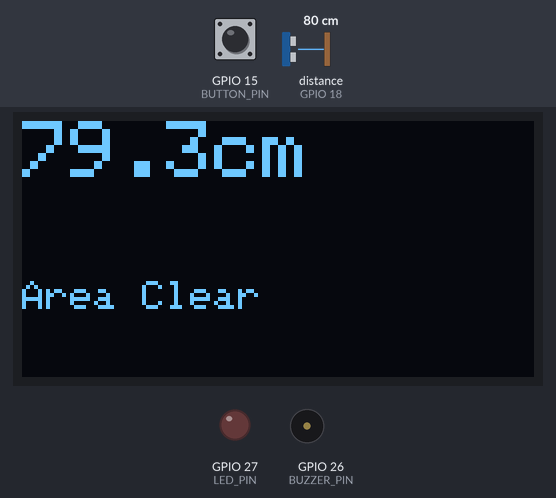
Recording of a program running on a simulated ESP32. Parts: 128×64 one-colour display, output pins drawn as LEDs (lit = HIGH), buzzer (waves = sounding). Wiring (from diagram.json): ultrasonic range finder: trigger GPIO 5; echo GPIO 18. Inputs (shaded band) come from the test bench; at power-on: distance to the obstacle (sensor on GPIO 18) 80 cm, GPIO 15 (BUTTON_PIN) HIGH. The echo pulse lasts 58.3 µs per cm; pins used as bus, display or sensor lines are not drawn; what the program prints to the serial monitor is not drawn.

Above: at 1.3 s.
1.4 s: distance to the obstacle (sensor on GPIO 18) set to 23 cm
At 2.3 s:
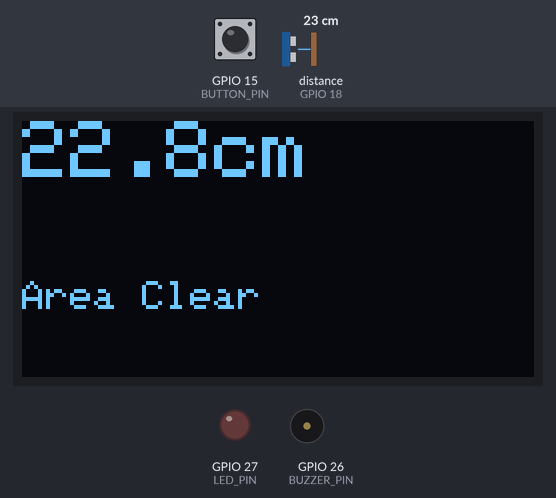
3.1 s: distance to the obstacle (sensor on GPIO 18) set to 18 cm
At 4.1 s:
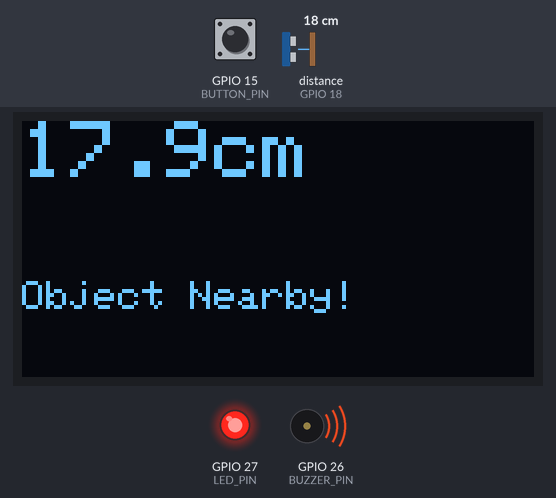
4.7 s: GPIO 15 (BUTTON_PIN) pulled LOW for 0.65 s
At 6.0 s:
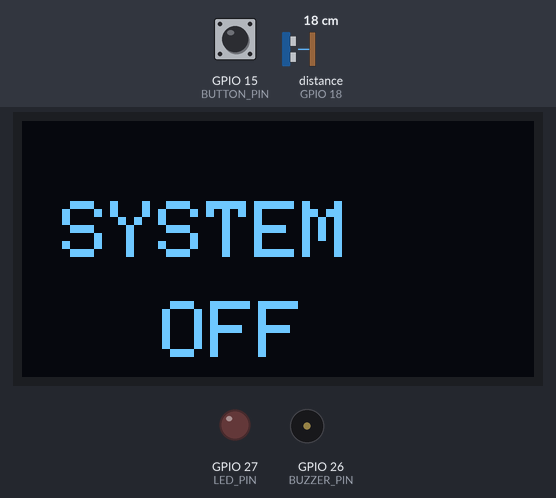
6.8 s: GPIO 15 (BUTTON_PIN) pulled LOW for 1 s
At 8.5 s:
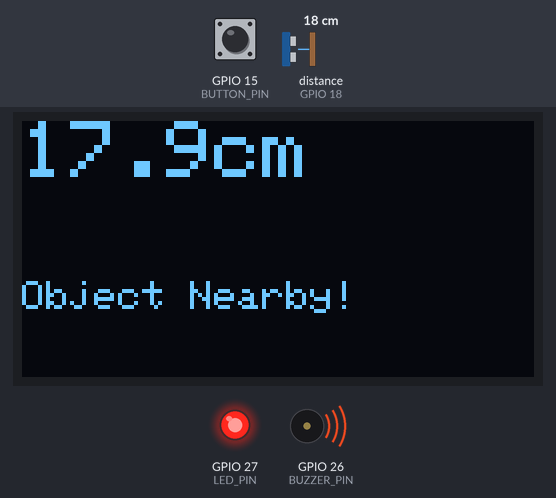
9.3 s: distance to the obstacle (sensor on GPIO 18) set to 2 cm
At 10.6 s:
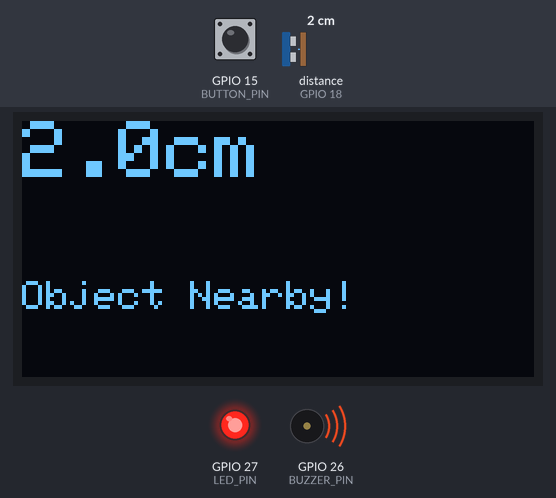
11.3 s: GPIO 15 (BUTTON_PIN) pulled LOW for 3.2 s
At 12.5 s:
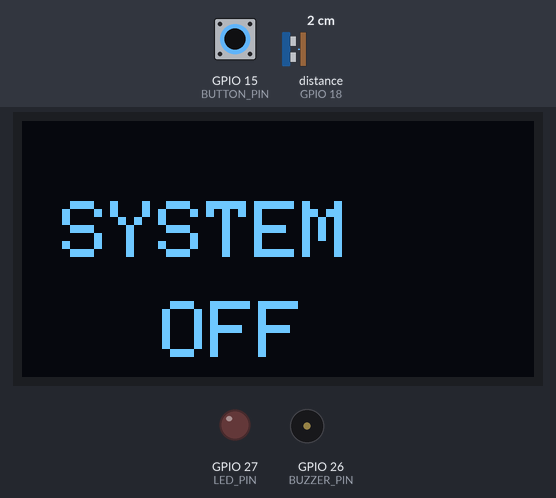
Timing chart, 0 to 14.3 s (numbered marks = the images above; inputs shaded):
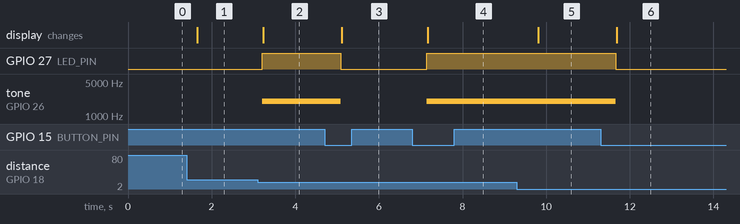

Measured:
- the behaviour switches between 21 and 20 cm on distance to the obstacle (sensor on GPIO 18) (found by bisection; images 1 and 2)
- after the input at 1.4 s, the display: changes after 0.25 s (image 1)
- after the input at 3.1 s, GPIO 27 (LED_PIN): LOW → HIGH after 0.11 s; tone on GPIO 26 (BUZZER_PIN): silent → 2000 Hz after 0.11 s; the display: changes after 0.13 s (image 2)
- after the input at 4.7 s, GPIO 27 (LED_PIN): HIGH → LOW after 0.39 s; tone on GPIO 26 (BUZZER_PIN): 2000 Hz → silent after 0.39 s; the display: changes after 0.41 s (image 3)
- after the input at 6.8 s, GPIO 27 (LED_PIN): LOW → HIGH after 0.35 s; tone on GPIO 26 (BUZZER_PIN): silent → 2000 Hz after 0.35 s; the display: changes after 0.37 s (image 4)
- after the input at 9.3 s, the display: changes after 0.51 s (image 5)
- after the input at 11.3 s, GPIO 27 (LED_PIN): HIGH → LOW after 0.36 s; tone on GPIO 26 (BUZZER_PIN): 2000 Hz → silent after 0.36 s; the display: changes after 0.39 s (image 6)

The program:

main.cpp
```cpp
#include <Arduino.h>
#include <Wire.h>
#include <Adafruit_GFX.h>
#include <Adafruit_SSD1306.h>

#define TRIG_PIN 5
#define ECHO_PIN 18
#define BUZZER_PIN 26
#define LED_PIN 27
#define BUTTON_PIN 15

#define SCREEN_WIDTH 128
#define SCREEN_HEIGHT 64

Adafruit_SSD1306 display(
SCREEN_WIDTH,
SCREEN_HEIGHT,
&Wire,
-1
);

bool systemEnabled = true;
bool lastButtonState = HIGH;

void setup() {

Serial.begin(115200);

pinMode(TRIG_PIN, OUTPUT);
pinMode(ECHO_PIN, INPUT);

pinMode(BUZZER_PIN, OUTPUT);
pinMode(LED_PIN, OUTPUT);

pinMode(BUTTON_PIN, INPUT_PULLUP);

if (!display.begin(SSD1306_SWITCHCAPVCC, 0x3C)) {
Serial.println("OLED Failed!");
while (true);
}

display.clearDisplay();
display.setTextColor(SSD1306_WHITE);

Serial.println("Distance Logger Started");
}

void loop() {

// ===== Button Handling =====
bool currentButtonState = digitalRead(BUTTON_PIN);

if (lastButtonState == HIGH &&
currentButtonState == LOW) {

systemEnabled = !systemEnabled;

Serial.print("System: ");
Serial.println(systemEnabled ? "ON" : "OFF");

delay(300); // debounce


}

lastButtonState = currentButtonState;

// ===== If System OFF =====
if (!systemEnabled) {


digitalWrite(LED_PIN, LOW);
noTone(BUZZER_PIN);

display.clearDisplay();
display.setTextSize(2);
display.setCursor(10, 20);
display.println("SYSTEM");
display.setCursor(35, 45);
display.println("OFF");
display.display();

delay(100);
return;


}

// ===== Ultrasonic Measurement =====

digitalWrite(TRIG_PIN, LOW);
delayMicroseconds(2);

digitalWrite(TRIG_PIN, HIGH);
delayMicroseconds(10);

digitalWrite(TRIG_PIN, LOW);

long duration = pulseIn(ECHO_PIN, HIGH);

float distance = duration * 0.034 / 2;

Serial.print("Distance: ");
Serial.print(distance);
Serial.println(" cm");

// ===== Alarm =====
if (distance < 20) {


digitalWrite(LED_PIN, HIGH);

// Generate alarm tone (2 KHz)
tone(BUZZER_PIN, 2000);


}
else {


digitalWrite(LED_PIN, LOW);

// Stop buzzer sound
noTone(BUZZER_PIN);


}

// ===== OLED =====

display.clearDisplay();

display.setTextSize(2);
display.setCursor(0, 0);
display.print(distance, 1);
display.println("cm");

display.setTextSize(1);
display.setCursor(0, 40);

if (distance < 20)
display.println("Object Nearby!");
else
display.println("Area Clear");

display.display();

delay(500);
}
```
